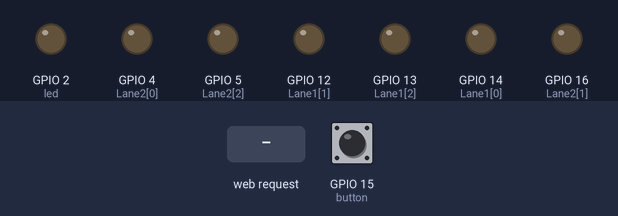
Simulated run of this sketch. Board: ESP8266 (NodeMCU). On the bench: output pins drawn as LEDs (lit = HIGH). The test bench sets the inputs (shaded band); at power-on: GPIO 15 (button) LOW. WiFi joins after 1.5 s; servers stay silent unless stated; what the sketch prints to the serial monitor is not drawn.

Above: at 2.7 s.
2.8 s: HTTP request GET /OPRIT received
At 3.9 s:
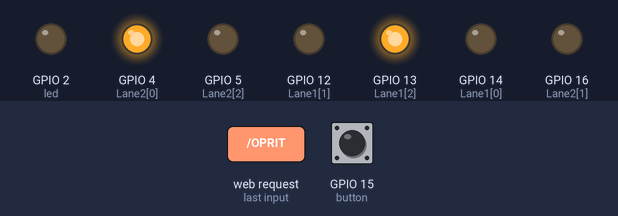
At 10.4 s:
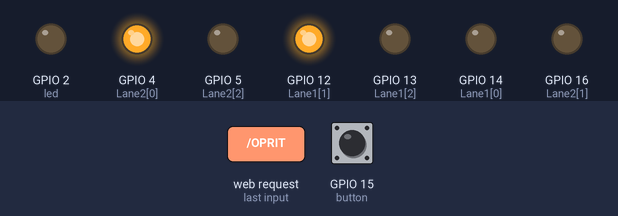
Timing chart, 0 to 17.3 s (numbered marks = the images above; inputs shaded):
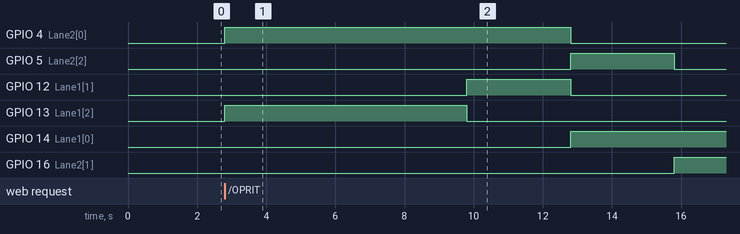

The sketch:

Tatu_Andrei.Proiect.ino
```cpp
#include <ESP8266WiFi.h>
#include <ESP8266WebServer.h>
const char* ssid     = "Tenda_3E3D48"; // nume si parola retelei wifi
const char* password = "12345678";
// Setare web server port la 80
WiFiServer server(80);

String header;
String output15State = "OPRIT";
// timp curent
unsigned long currentTime = millis();
// timp precedent
unsigned long previousTime = 0;
// Definire timeout time in millisecunde ( 2000ms = 2s)
const long timeoutTime = 2000;

int Lane1[] = {14,12,13}; // Lane 1 Red, Yellow and Green
int Lane2[] = {4,16,5};     // Lane 2 Red, Yellow and Green
const int button = 15;            // GPIO 15 pentru button
const int led =2;                // GPIO 2 pentru LED
int ledflag=0;                   // LED status flag

void setup() {
    Serial.begin(115200);
// Conectare  la  Wi-Fi cu SSID si password
  Serial.print("Connecting to ");
  Serial.println(ssid);
  WiFi.begin(ssid, password);
  while (WiFi.status() != WL_CONNECTED) {
    delay(500);
    Serial.print(".");
  }
  //afisare IP  si pornire server
  Serial.println("");
  Serial.println("WiFi connected.");
  Serial.println("IP address: ");
  Serial.println(WiFi.localIP());
  server.begin();

  pinMode(button,INPUT);         // definere button ca intrare
  pinMode(led,OUTPUT);           // definire LED ca iesire
  digitalWrite(led,LOW);         // La pornire ledul sa fie stins

      for (int i = 0; i < 3; i++)

      {

      pinMode(Lane1[i], OUTPUT);          // atribuire valori pentru culori (rosu=0 , galben=1 si verde=2)
      pinMode(Lane2[i], OUTPUT);


      }

      for (int i = 0; i < 3; i++)

      {

      digitalWrite(Lane1[i], LOW);
      digitalWrite(Lane2[i], LOW);

      }
}

void loop() {
WiFiClient client = server.available();   // scanare clienti ce intra

  if (client) {                             // daca exista un nou client
    Serial.println("New Client.");          // printeaza mesajul
    String currentLine = "";                // creare sir cu date despre client
    currentTime = millis();
    previousTime = currentTime;
    while (client.connected() && currentTime - previousTime <= timeoutTime) { // cat timp clientul este conectat se realizeaza
      currentTime = millis();
      if (client.available()) {             // daca exista biti de citit
        char c = client.read();             // cirere bit
        Serial.write(c);                    // afisare
        header += c;
        if (c == '\n') {                    // daca bitu este caracter nou
          // daca linia curenta este goala, exista 2 caractere noi la rand
          //Sfarsitul clientului HTTP,trimitere un raspuns
          if (currentLine.length() == 0) {
            // Anteturile HTTP încep întotdeauna cu un cod de răspuns (de exemplu, HTTP / 1.1 200 OK)
            // și un tip de conținut, astfel încât clientul să știe ce urmează, apoi o linie goală:
            client.println("HTTP/1.1 200 OK");
            client.println("Content-type:text/html");
            client.println("Connection: close");
            client.println();

 while(digitalRead(button)==  LOW){   // cat timp butonul nu este apasat semafoarele ruleaza normal
 TraficCycle();
 }
 if (digitalRead(button) == HIGH){
        delay(15); //     daca butonu este apasat  schimbare status led din 0 in 1 si aprinderea culorii rosi la semafor+ led de urgenta
        if (digitalRead(button) == HIGH) {
          ledflag=1;
          Sos_button_is_push();


        }

   else {
   ledflag=0;
   digitalWrite(Lane1[0],   LOW);   //daca nu este apasat , status-ul ledului ramane 0 si luminile de urgenta inchise
   digitalWrite(Lane2[0], LOW);
   digitalWrite(led, LOW);
   }

    }
 // Afisare pagina web
            client.println("<!DOCTYPE html><html>"); // declarere faptului ca este un document html
            client.println("<head><meta name=\"viewport\" content=\"width=device-width, initial-scale=1\">");
            client.println("<link rel=\"icon\" href=\"data:,\">");
            // CSS  design-ul pentru pagina web si buton
            // Feel free to change the background-color and font-size attributes to fit your preferences
            client.println("<style>html { font-family: Helvetica; display: inline-block; margin: 0px auto; text-align: center;}");
            client.println(".button { background-color: #195B6A; border: none; color: white; padding: 16px 40px;");
            client.println("text-decoration: none; font-size: 30px; margin: 2px; cursor: pointer;}");
            client.println(".button2 {background-color: #77878A;}</style></head>");

            // Titlu pagina web
            client.println("<body><h1>Tatu Andrei Proiect Intersectie</h1>");

            // AFisare buton de regenerare a functionarii normale a semaforului
            client.println("<p>Traficul este: " + output15State + "</p>");
            // daca traficul este oprit
           if(output15State=="OPRIT") {
              client.println("<p><a href=\"/2/on\"><button class=\"button\">REPORNESTE</button></a></p>");
                 digitalWrite(Lane1[0],   HIGH);
                 digitalWrite(Lane2[0], HIGH);
                 digitalWrite(led, HIGH);
                 delay(8000);
                 digitalWrite(Lane1[0],   LOW);
                 digitalWrite(Lane2[0], LOW);
                 digitalWrite(led, LOW);


           } else {
              client.println("<p><a href=\"/2/OPRIT\"><button class=\"button button2\">OPRIT</button></a></p>");


            }

            client.println();
            // iesire din bucla
            break;
          } else { // dacă ai o nouă linie, atunci șterge Linia curentă
            currentLine = "";
          }
        } else if (c != '\r') {
          currentLine += c;      // adaugare la final de linie curenta
        }
      }
    }
    // Curatare variabile header
    header = "";
    //inchidere conexiune

    client.stop();

    Serial.println("Client disconnected.");
    Serial.println("");
  }


 }


void TraficCycle() {

              digitalWrite(Lane1[2], HIGH); //functionalitate semafoare in sincron
              digitalWrite(Lane2[0], HIGH);

              delay(7000);

              digitalWrite(Lane1[2], LOW);
              digitalWrite(Lane2[0], HIGH);
              digitalWrite(Lane1[1], HIGH);

              delay(3000);

              digitalWrite(Lane1[1], LOW);
              digitalWrite(Lane2[0], LOW);
              digitalWrite(Lane1[0], HIGH);
              digitalWrite(Lane2[2], HIGH);
              digitalWrite(Lane1[2], LOW);

              delay(3000);

              digitalWrite(Lane1[0], HIGH);
              digitalWrite(Lane2[2], LOW);
              digitalWrite(Lane1[1], LOW);
              digitalWrite(Lane2[1], HIGH);

              delay(3000);

              digitalWrite(Lane1[0], LOW);
              digitalWrite(Lane2[1], LOW);
              digitalWrite(Lane1[1], LOW);

  }
 void Sos_button_is_push(){

   digitalWrite(Lane1[0], HIGH);
   digitalWrite(Lane2[0], HIGH); // aprindere lumini de urgenta in cazul in care buton este apasat
   digitalWrite(led, HIGH);

 }
```

Measured:
- after the input at 2.8 s, GPIO 4 (Lane2[0]): LOW → HIGH at once, → LOW 10.0 s later; GPIO 5 (Lane2[2]): LOW → HIGH after 10.0 s, → LOW 3.0 s later; GPIO 12 (Lane1[1]): LOW → HIGH after 7.0 s, → LOW 3.0 s later; GPIO 13 (Lane1[2]): LOW → HIGH at once, → LOW 7.0 s later; GPIO 14 (Lane1[0]): LOW → HIGH after 10.0 s
